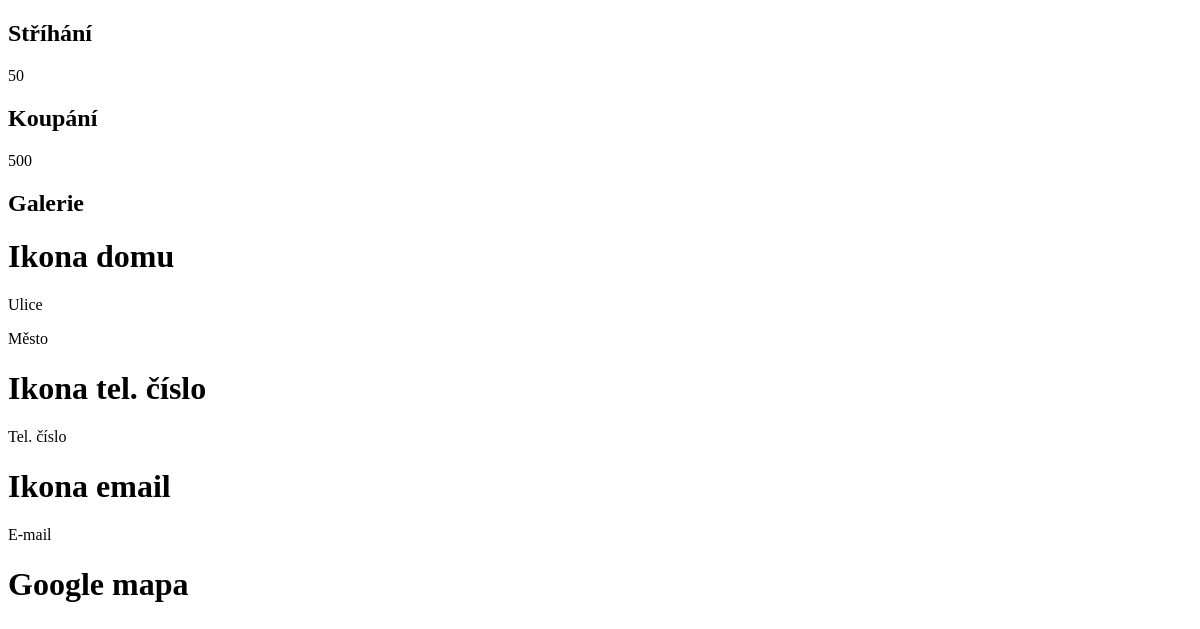
The app's page /sluzby, older data.
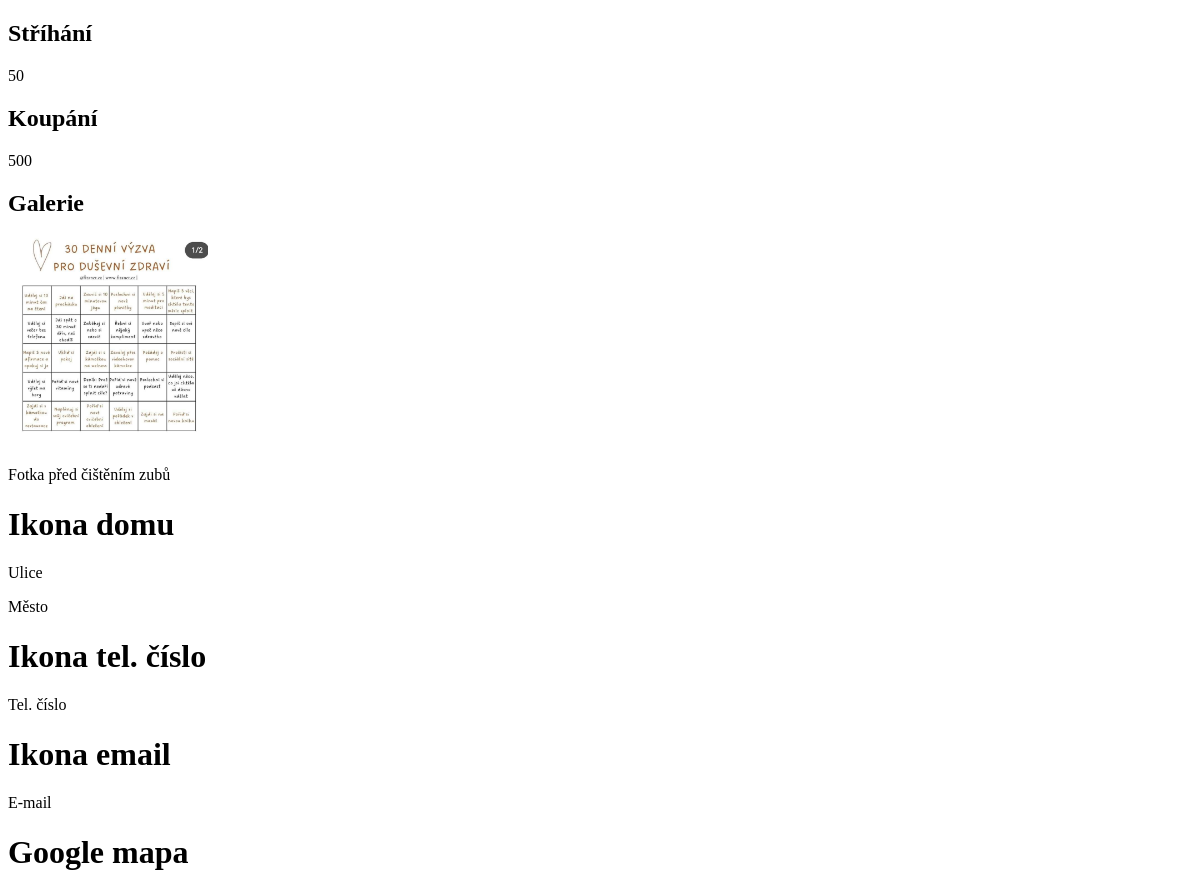
The same page, newer data.
### website/models.py (models this page shows)
class Service(models.Model):
    name = models.CharField(max_length=20)
    price = models.IntegerField(null=True, blank=True)

class Galery(models.Model):
    image = models.ImageField(upload_to="galery/")
    text = models.CharField(max_length=200)
    service = models.CharField(max_length=20)

### website/views.py (the view)
# urls.py: path("sluzby", views.service, name="service"),
def service(request):
    services = Service.objects.all()
    form = ServiceForm
    galery = Galery.objects.all()
    trimrovani = []
    for image in galery:
        if image.service == "Trimrování":
            trimrovani.append(image)
    submitted = False
    if request.method == "POST":
        formular = ServiceForm(request.POST)
        if formular.is_valid():
            formular.save()
            return HttpResponseRedirect("/sluzby?submitted=True")
    else:
        formular = ServiceForm
        if "submitted" in request.GET:
            submitted = True
    return render(request, "service.html", {
        "services": services,
        "form" : form,
        "trimrovani" : trimrovani,
    })

### website/templates/service.html (shortened to what this page needs)
{% extends "base.html" %}
{% block content %}
    {% for service in services %}
        <h2>{{service.name}}</h2>
        <p>{{service.price}}</p>
    {% endfor %}
    <h2>Galerie</h2>
    {% for trim in trimrovani %}
        <img src="{{trim.image.url}}" width="200">
        <p>{{trim.text}}</p>
    {% endfor %}
{% endblock  %}

Row changes from the older to the newer data that the page shows:
added Galery: image (picture), text "Fotka před čištěním zubů"
